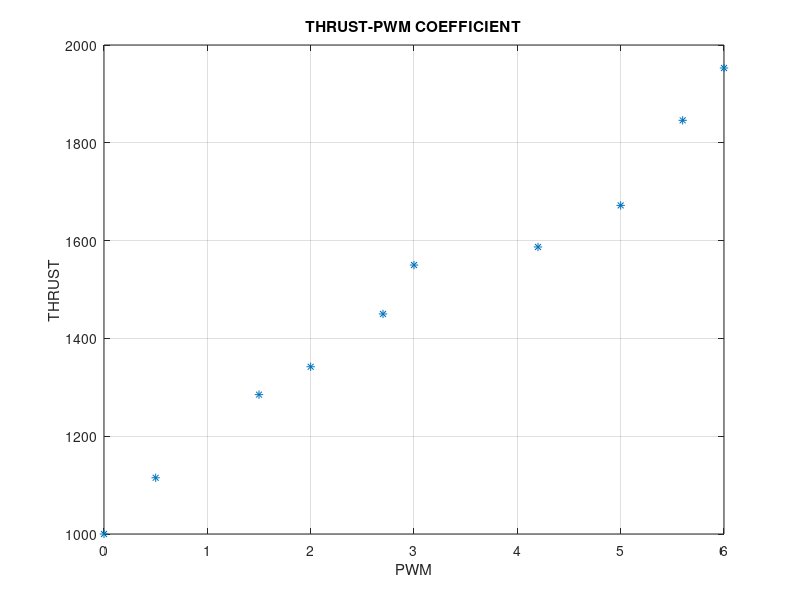

This chart was generated by the following MATLAB code:
clear all;
close all;
clc;
thrust = [0, 1, 2.7, 3,4.2,5.6]';
pwm = [1000, 1285, 1548, 1550, 1587,1846]';
thrust_report = [0, 0.5, 1.5, 2, 2.7, 3, 4.2, 5, 5.6, 6]';
pwm_report = [1000, 1115, 1285, 1342, 1450, 1550, 1587, 1672, 1846, 1953]';
delta_x = [2, 2.7]';
m = [0.49, 0.69]';
F = 9.81*m;
%%plot(delta_x, F);
figure (1);
plot(thrust_report, pwm_report,'*');
grid on;
title("THRUST-PWM COEFFICIENT");
xlabel("PWM");
ylabel("THRUST");


K_spring = (delta_x'*delta_x)^(-1)*delta_x'*F;
K_motor = (pwm'*pwm)^(-1)*pwm'*thrust; % da aggiungere 1000

